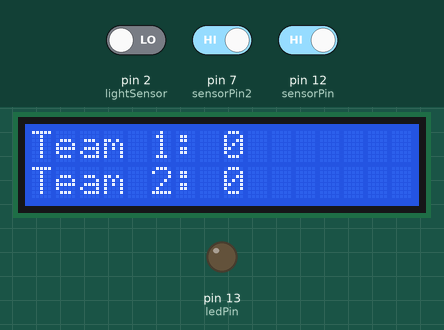
Recording of a sketch running on a simulated Arduino Uno, built with avr-gcc and run on an emulated ATmega328P. Shown: 16×2 character LCD, output pins drawn as LEDs (lit = HIGH). The test bench sets the inputs (shaded band); at power-on: pin 2 (lightSensor) LOW, pin 7 (sensorPin2) HIGH, pin 12 (sensorPin) HIGH. What the sketch prints to the serial monitor is not drawn.

Above: at 1.2 s.
1.3 s: pin 2 (lightSensor) driven HIGH
At 2.1 s:
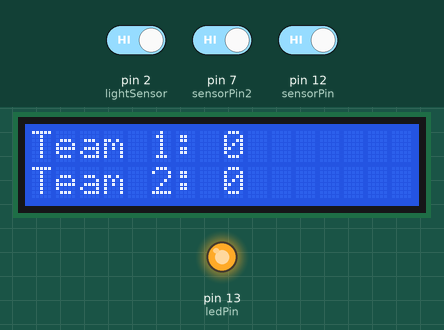
2.8 s: pin 7 (sensorPin2) driven LOW
At 2.97 s:
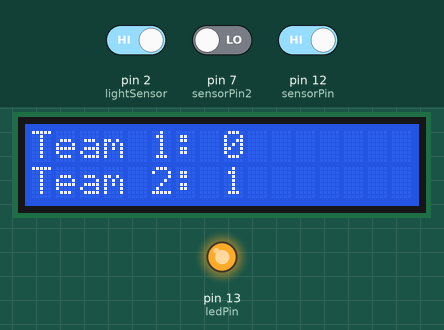
4.4 s: pin 12 (sensorPin) driven LOW
At 4.57 s:
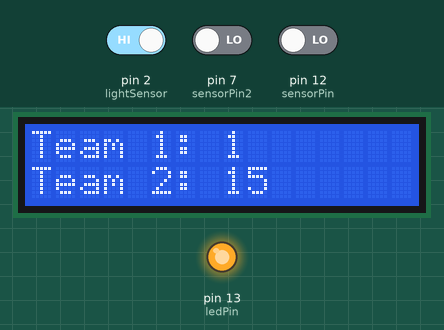
6.0 s: pin 7 (sensorPin2) driven HIGH
At 6.12 s:
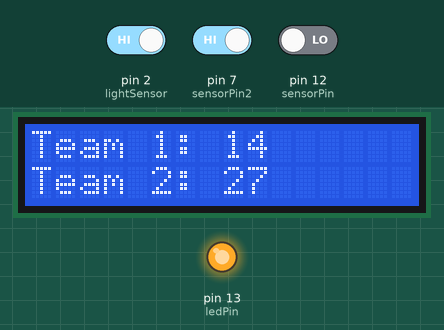
7.5 s: pin 7 (sensorPin2) driven LOW
At 7.62 s:
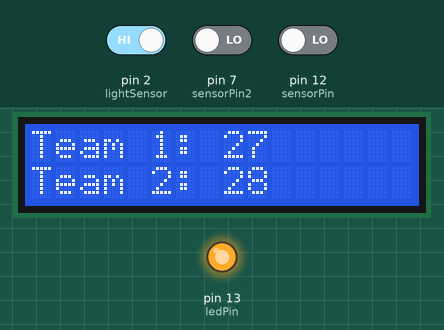
9.0 s: pin 12 (sensorPin) driven HIGH
At 9.17 s:
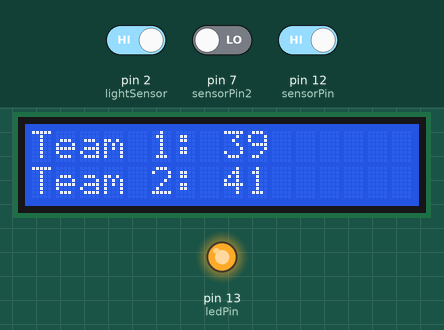
Timing chart, 0 to 11.6 s (numbered marks = the images above; inputs shaded):
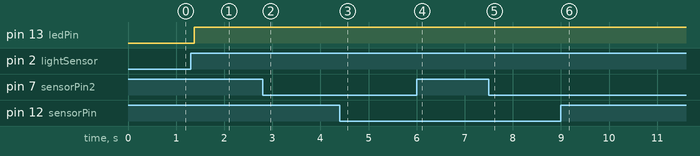

The sketch:

LightAndLamps.ino
```cpp
#include <LiquidCrystal.h>

// Pins: RS, E, D4, D5, D6, D7
LiquidCrystal lcd(11, 10, 6, 5, 4, 3);

const int lightSensor = 2;
const int ledPin = 13;
const int sensorPin = 12;
const int sensorPin2 = 7;

int team1 = 0;
int team2 = 0;

void setup() {
  pinMode(lightSensor, INPUT);
  pinMode(sensorPin, INPUT);
  pinMode(ledPin, OUTPUT);
  lcd.begin(16, 2);  // Initialises the LCD with 16x2 characters
  lcd.print("Team 1:"); // First line
  lcd.setCursor(0, 1);  // Second line
  lcd.print("Team 2:");
  Serial.begin(9600);
}

void loop() {
  int sensorValue = digitalRead(lightSensor); // Read value of the sensor

  // Ausgabe des Wertes auf der seriellen Konsole
  Serial.println(sensorValue);

  // When the sensor detects light (depending on the potentiometer setting)
  if (sensorValue == HIGH) {
    digitalWrite(ledPin, HIGH); // LED on
  } else {
    digitalWrite(ledPin, LOW);  // LED off
  }

  int sensorValue2 = digitalRead(sensorPin); // Read value of the sensor
  int sensorValue3 = digitalRead(sensorPin2); // Read value of the sensor

  // When the sensor is triggered (obstacle detected)
  if (sensorValue2 == LOW) {
    Serial.println("Sensor 1 triggered: Obstacle detected!");
    team1++;
  } else {
    Serial.println("Sensor 1: No obstacle recognised.");
  }

  // When the sensor is triggered (obstacle detected)
  if (sensorValue3 == LOW) {
    Serial.println("Sensor 2 triggered: Obstacle detected!");
    team2++;
  } else {
    Serial.println("Sensor 1: No obstacle recognised.");
  }

  lcd.setCursor(8, 0); // Cursor "Team 1:"
  lcd.print(team1);    // Display points of team 1
  lcd.setCursor(8, 1); // Cursor "Team 2:"
  lcd.print(team2);    // Display points of team 2

  delay(100); // Short pause to make the output readable
}
```

Measured:
- after the input at 1.3 s, pin 13 (ledPin): LOW → HIGH after 0.07 s
- after the input at 2.8 s, the display: changes after 0.11 s (image 2)
